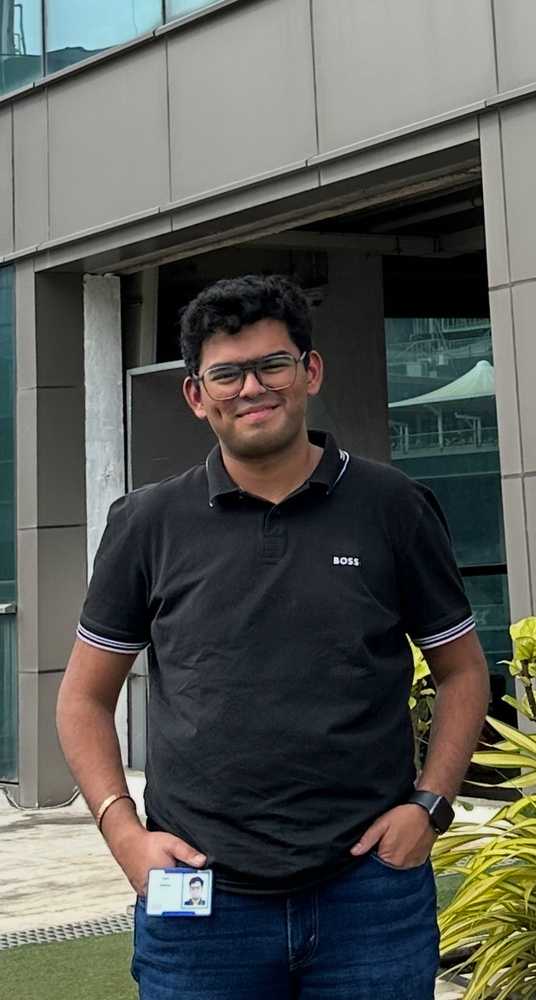
#> input picture dataset/SatvikCasualPic.jpeg, 536 x 1000 px, shrunk from 1179 x 2201 before the run
$ jupyter execute 01.FundamentalsOfImageProcessing.ipynb   (older library calls are emulated)
#> lines starting #> are read from the running program, lines starting #| are printed output that depends on the picture; after the words box and inside, x2 and y2 are one past the last pixel; in counts of white or black regions, pixels touching at a corner belong together
# Fundamentals of Image Processing Using OpenCV
## 🎯 Objective

To implement and demonstrate fundamental image processing techniques — including classical filtering, thresholding, edge and corner detection, morphological operations, and texture analysis — on a given image using Python and OpenCV.

## Topics Covered

| S. No | Topic                             | Technique Used                                  |
| :---- | :-------------------------------- | :---------------------------------------------- |
| 1     | Classical Filtering Operations    | Gaussian Blur, Median Filter                    |
| 2     | Thresholding Techniques           | Global and Adaptive Thresholding                |
| 3     | Edge Detection                    | Sobel, Canny Edge Detector                      |
| 4     | Corner & Interest Point Detection | Harris Corner Detection                         |
| 5     | Mathematical Morphology           | Erosion, Dilation, Opening, Closing             |
| 6     | Texture Analysis                  | Gray Level Co-occurrence Matrix (GLCM) features |

## 🔧 Requirements
``` bash
pip install opencv-python numpy matplotlib scikit-image
```

[cell 1]
import cv2
import numpy as np
import matplotlib.pyplot as plt
from skimage.feature import graycomatrix, graycoprops

[cell 2]
# Load image in grayscale
img = cv2.imread('dataset/SatvikCasualPic.jpeg', cv2.IMREAD_GRAYSCALE)
if img is None:
    raise ValueError("Please place a file named 'sample_image.jpg' in the same folder!")

[cell 3]
plt.figure(figsize=(14, 8))
plt.subplot(3, 4, 1)
plt.imshow(img, cmap='gray')
plt.title('Original Image')
plt.axis('off')

[cell 4]
# 1️⃣ Classical Filtering
gaussian = cv2.GaussianBlur(img, (5, 5), 0)
median = cv2.medianBlur(img, 5)
plt.subplot(3, 4, 2); plt.imshow(gaussian, cmap='gray'); plt.title('Gaussian Blur'); plt.axis('off')
plt.subplot(3, 4, 3); plt.imshow(median, cmap='gray'); plt.title('Median Filter'); plt.axis('off')

[cell 5]
# 2️⃣ Thresholding
_, th_global = cv2.threshold(img, 127, 255, cv2.THRESH_BINARY)
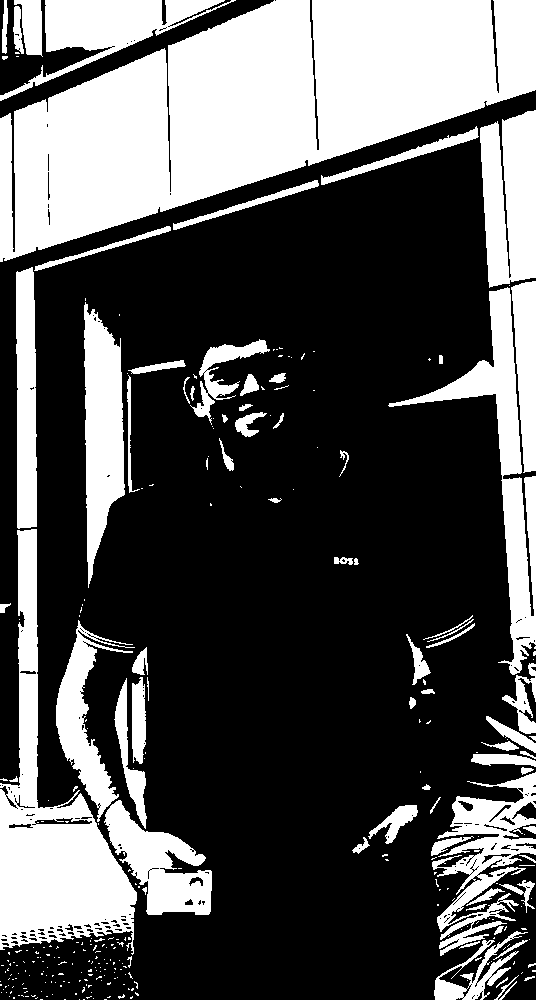
#> th_global: shape (1000, 536); 33% white; 307 white regions (234 under 20 px), largest, box (x1, y1, x2, y2) and area: (0, 0, 536, 262) 77505, (0, 529, 137, 955) 20651, (388, 287, 536, 675) 10353
th_adapt = cv2.adaptiveThreshold(img, 255, cv2.ADAPTIVE_THRESH_GAUSSIAN_C,
                                 cv2.THRESH_BINARY, 11, 2)
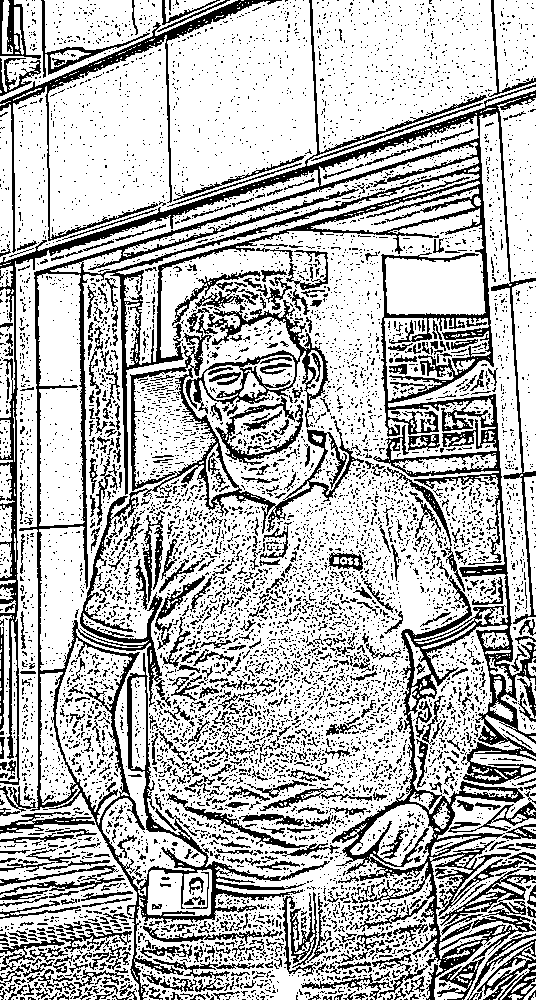
#> th_adapt: shape (1000, 536); 72.3% white; black in thin lines or dots
plt.subplot(3, 4, 4); plt.imshow(th_global, cmap='gray'); plt.title('Global Thresholding'); plt.axis('off')
plt.subplot(3, 4, 5); plt.imshow(th_adapt, cmap='gray'); plt.title('Adaptive Thresholding'); plt.axis('off')

[cell 6]
# 3️⃣ Edge Detection
sobelx = cv2.Sobel(img, cv2.CV_64F, 1, 0, ksize=3)
sobely = cv2.Sobel(img, cv2.CV_64F, 0, 1, ksize=3)
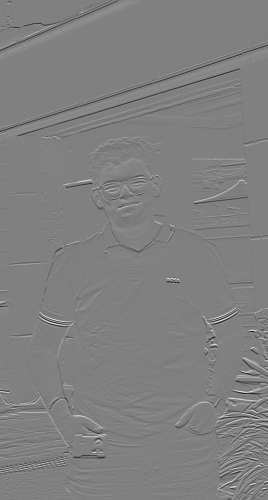
#> sobely: shape (1000, 536) float64 (shown at 1/2 size); min -883, max 872, mean -0.8; drawn with min black and max white
edges = cv2.Canny(img, 100, 200)
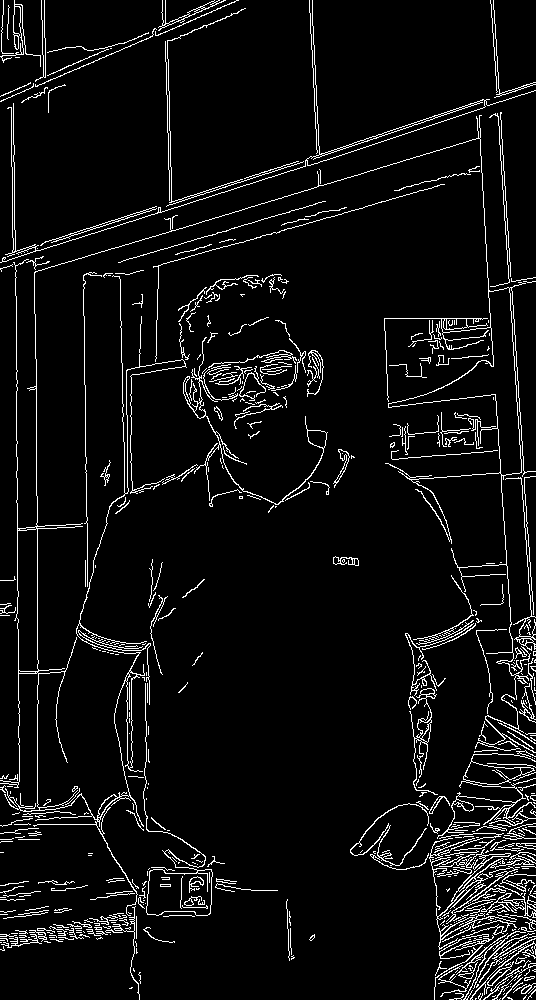
#> edges: shape (1000, 536); 5.8% white in thin lines or dots
plt.subplot(3, 4, 6); plt.imshow(np.sqrt(sobelx**2 + sobely**2), cmap='gray'); plt.title('Sobel Edge'); plt.axis('off')
plt.subplot(3, 4, 7); plt.imshow(edges, cmap='gray'); plt.title('Canny Edge'); plt.axis('off')
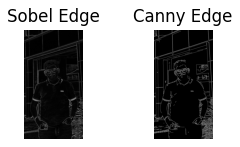
#> figure drawn by matplotlib, 2 panels

[cell 7]
# 4️⃣ Corner Detection
img_harris = cv2.cornerHarris(np.float32(img), 2, 3, 0.04)
img_harris = cv2.dilate(img_harris, None)
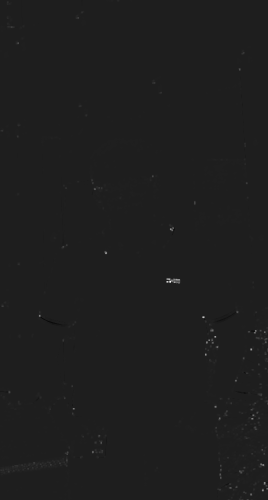
#> img_harris: shape (1000, 536) float32 (shown at 1/2 size); min -16026558, max 115983464, mean 126471.5; drawn with min black and max white
corners = img.copy()
corners[img_harris > 0.01 * img_harris.max()] = 255
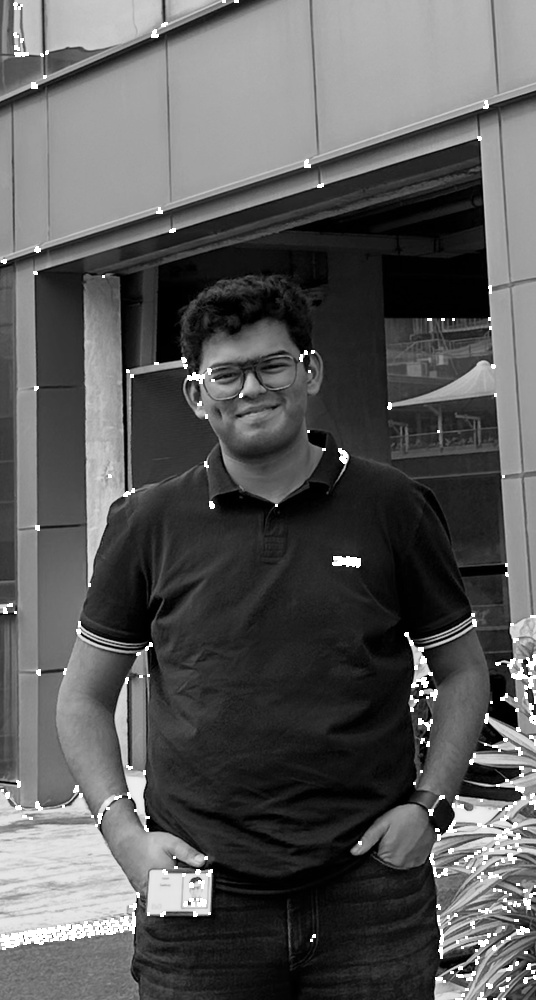
#> corners: shape (1000, 536); min 0, max 255, mean 89.4
plt.subplot(3, 4, 8); plt.imshow(corners, cmap='gray'); plt.title('Harris Corners'); plt.axis('off')

[cell 8]
# 5️⃣ Morphological Operations
kernel = np.ones((5, 5), np.uint8)
erosion = cv2.erode(th_global, kernel, iterations=1)
#> erosion: shape (1000, 536); 25.5% white; 161 white regions (104 under 20 px), largest, box (x1, y1, x2, y2) and area: (0, 0, 536, 260) 72593, (0, 792, 135, 935) 12481, (86, 315, 123, 573) 6248
dilation = cv2.dilate(th_global, kernel, iterations=1)
#> dilation: shape (1000, 536); 40.9% white; 54 white regions (1 under 20 px), largest, box (x1, y1, x2, y2) and area: (0, 108, 536, 1000) 103761, (0, 0, 536, 264) 80898, (82, 296, 188, 590) 10705
opening = cv2.morphologyEx(th_global, cv2.MORPH_OPEN, kernel)
#> opening: shape (1000, 536); 30.8% white; 93 white regions (1 under 20 px), largest, box (x1, y1, x2, y2) and area: (0, 0, 536, 262) 77443, (0, 790, 137, 937) 13904, (84, 313, 125, 575) 7512
closing = cv2.morphologyEx(th_global, cv2.MORPH_CLOSE, kernel)
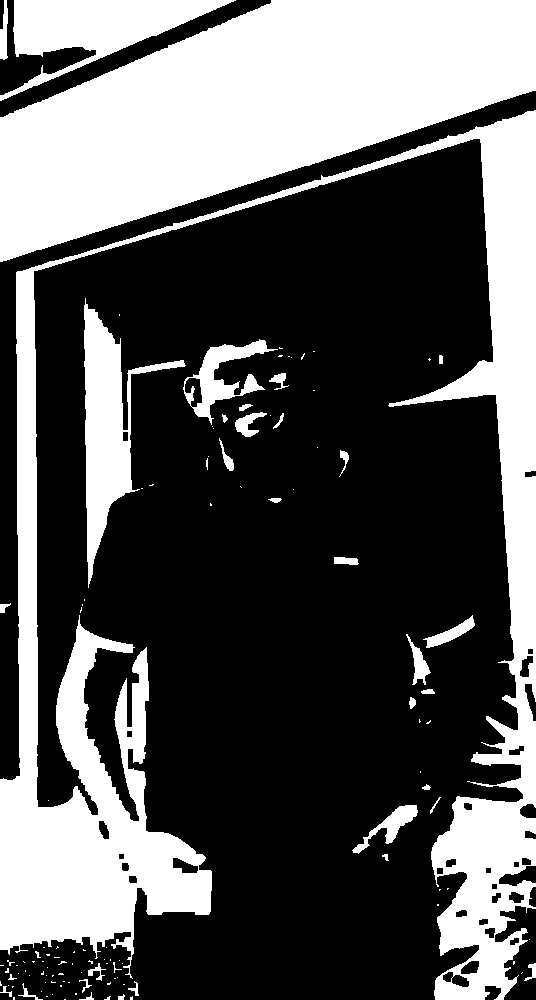
#> closing: shape (1000, 536); 35.4% white; 120 white regions (85 under 20 px), largest, box (x1, y1, x2, y2) and area: (0, 110, 536, 1000) 86039, (0, 0, 536, 262) 78712, (0, 0, 236, 101) 9134

plt.subplot(3, 4, 9); plt.imshow(erosion, cmap='gray'); plt.title('Erosion'); plt.axis('off')
plt.subplot(3, 4, 10); plt.imshow(dilation, cmap='gray'); plt.title('Dilation'); plt.axis('off')
plt.subplot(3, 4, 11); plt.imshow(opening, cmap='gray'); plt.title('Opening'); plt.axis('off')
plt.subplot(3, 4, 12); plt.imshow(closing, cmap='gray'); plt.title('Closing'); plt.axis('off')

plt.tight_layout()
plt.show()

[cell 9]
# 6️⃣ Texture Analysis using GLCM
glcm = graycomatrix(img, distances=[1], angles=[0], levels=256, symmetric=True, normed=True)
contrast = graycoprops(glcm, 'contrast')[0, 0]
#> contrast = 145.1
homogeneity = graycoprops(glcm, 'homogeneity')[0, 0]
#> homogeneity = 0.401
energy = graycoprops(glcm, 'energy')[0, 0]
#> energy = 0.0318

print("\nTexture Features:")
print(f"Contrast: {contrast:.3f}")
#| Contrast: 145.149
print(f"Homogeneity: {homogeneity:.3f}")
#| Homogeneity: 0.401
print(f"Energy: {energy:.3f}")
#| Energy: 0.032

$ run again, with dataset/StereoLeft.png saved as dataset/SatvikCasualPic.jpeg
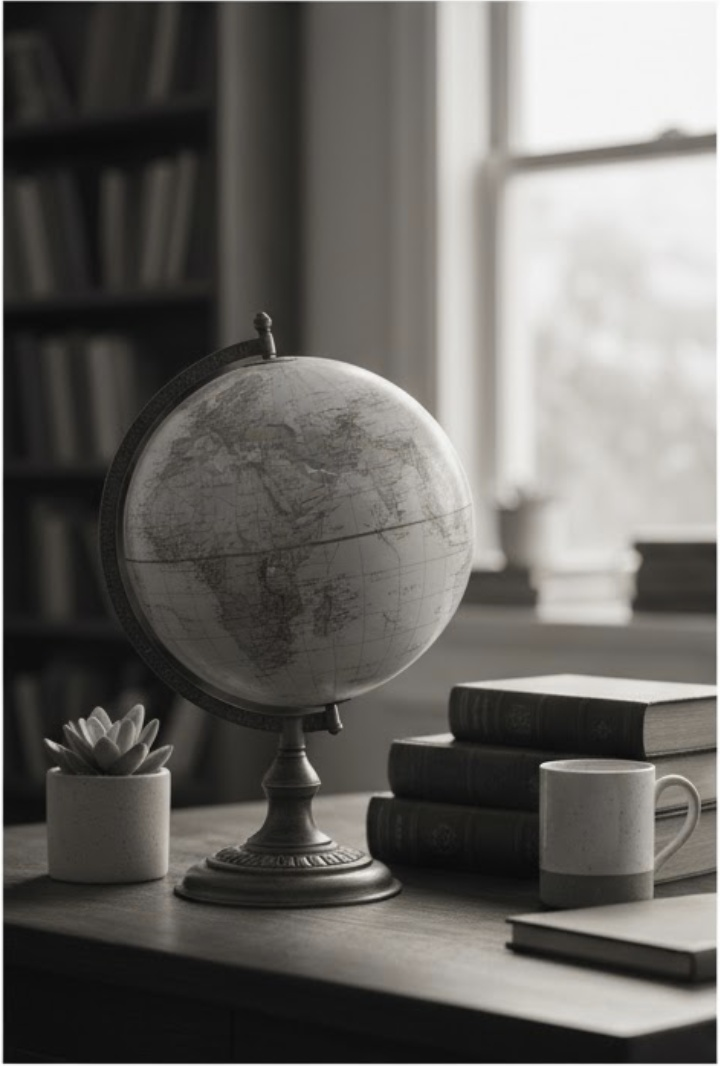
#> input picture dataset/StereoLeft.png, 720 x 1066 px
#> `_, th_global = cv2.threshold(img, 127, 255, cv2.THRESH_BINARY)`:
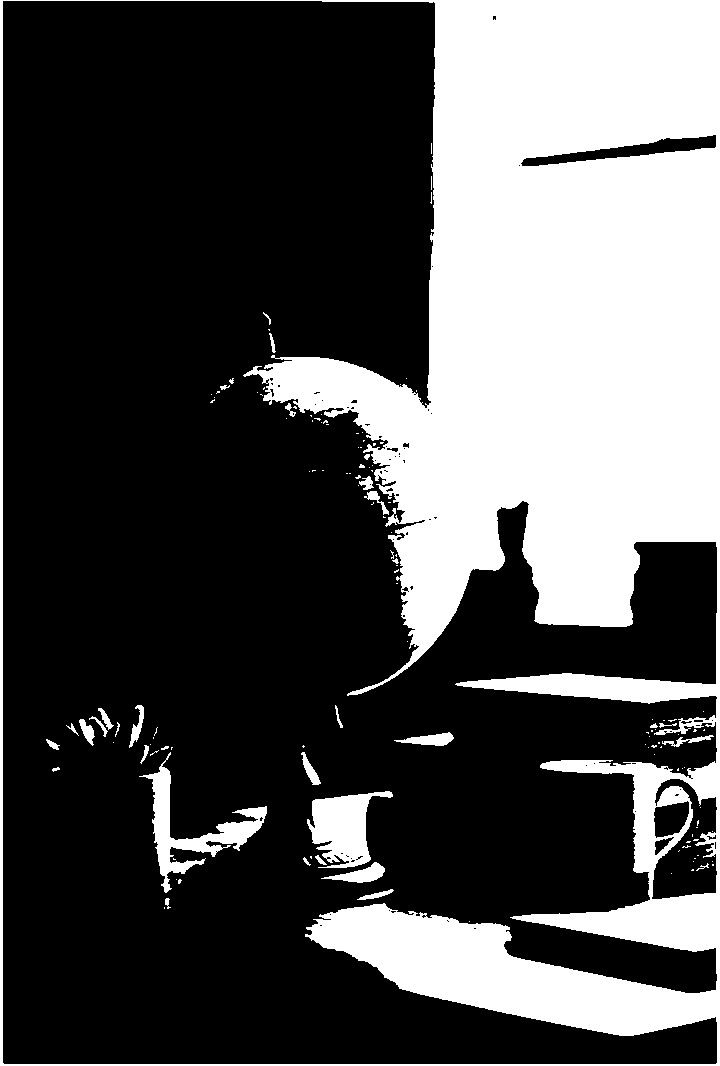
#> th_global: shape (1066, 720); 31.4% white; 134 white regions (101 under 20 px), largest, box (x1, y1, x2, y2) and area: (0, 0, 720, 1066) 229644, (139, 752, 267, 893) 3762, (307, 791, 393, 868) 3596
#> th_adapt: shape (1066, 720); 85.5% white; 4720 black regions (4235 under 20 px), largest, box (x1, y1, x2, y2) and area: (3, 1, 717, 1064) 32663, (390, 687, 717, 899) 6917, (453, 123, 717, 687) 6269
#> edges: shape (1066, 720); 1.5% white in thin lines or dots
#> corners: shape (1066, 720); min 10, max 255, mean 102.5
#> erosion: shape (1066, 720); 28.1% white; 40 white regions (27 under 20 px), largest, box (x1, y1, x2, y2) and area: (261, 0, 720, 1066) 206326, (314, 796, 369, 863) 2513, (544, 762, 683, 878) 2477
#> dilation: shape (1066, 720); 35% white; 22 white regions, largest, box (x1, y1, x2, y2) and area: (0, 0, 720, 1066) 252243, (137, 742, 269, 895) 6009, (301, 789, 395, 885) 5717
#> opening: shape (1066, 720); 30.4% white; 28 white regions, largest, box (x1, y1, x2, y2) and area: (259, 0, 720, 1066) 220932, (312, 794, 371, 867) 3220, (0, 0, 4, 1066) 3201
#> `closing = cv2.morphologyEx(th_global, cv2.MORPH_CLOSE, kernel)`:
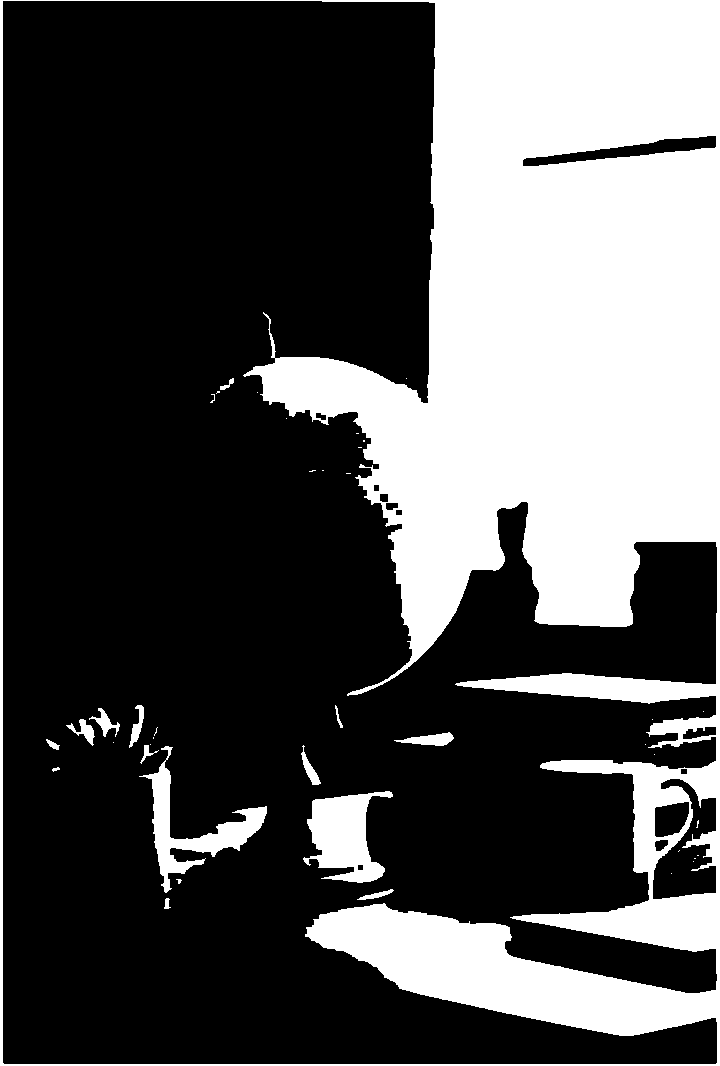
#> closing: shape (1066, 720); 31.8% white; 41 white regions (26 under 20 px), largest, box (x1, y1, x2, y2) and area: (0, 0, 720, 1066) 233527, (303, 791, 393, 883) 4625, (139, 746, 267, 893) 4075
#> contrast = 42.6
#> homogeneity = 0.593
#> energy = 0.0499
#| Contrast: 42.598
#| Homogeneity: 0.593
#| Energy: 0.050
